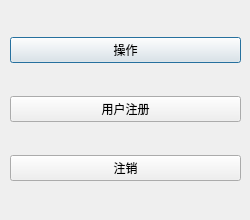
<?xml version="1.0" encoding="UTF-8"?>
<ui version="4.0">
 <class>Selectionmenu</class>
 <widget class="QDialog" name="Selectionmenu">
  <property name="geometry">
   <rect>
    <x>0</x>
    <y>0</y>
    <width>250</width>
    <height>220</height>
   </rect>
  </property>
  <property name="sizePolicy">
   <sizepolicy hsizetype="Fixed" vsizetype="Fixed">
    <horstretch>0</horstretch>
    <verstretch>0</verstretch>
   </sizepolicy>
  </property>
  <property name="minimumSize">
   <size>
    <width>250</width>
    <height>220</height>
   </size>
  </property>
  <property name="maximumSize">
   <size>
    <width>250</width>
    <height>220</height>
   </size>
  </property>
  <property name="windowTitle">
   <string>Dialog</string>
  </property>
  <widget class="QWidget" name="layoutWidget">
   <property name="geometry">
    <rect>
     <x>10</x>
     <y>10</y>
     <width>231</width>
     <height>201</height>
    </rect>
   </property>
   <layout class="QVBoxLayout" name="verticalLayout">
    <item>
     <widget class="QPushButton" name="caozuo">
      <property name="styleSheet">
       <string notr="true">font: 14pt &quot;Noto Sans CJK SC&quot;;</string>
      </property>
      <property name="text">
       <string>操作</string>
      </property>
     </widget>
    </item>
    <item>
     <widget class="QPushButton" name="zhuce">
      <property name="styleSheet">
       <string notr="true">font: 14pt &quot;Noto Sans CJK SC&quot;;</string>
      </property>
      <property name="text">
       <string>用户注册</string>
      </property>
     </widget>
    </item>
    <item>
     <widget class="QPushButton" name="zhuxiao">
      <property name="styleSheet">
       <string notr="true">font: 14pt &quot;Noto Sans CJK SC&quot;;</string>
      </property>
      <property name="text">
       <string>注销</string>
      </property>
     </widget>
    </item>
   </layout>
  </widget>
 </widget>
 <resources/>
 <connections/>
</ui>
